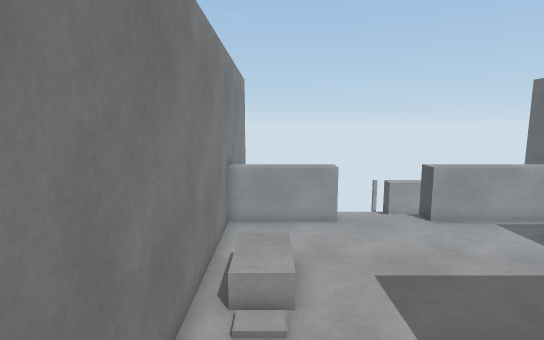
[1] (above)

12 first-person views from a walk through a scene from a Unity 3-D project. The camera is 1.5 m above the floor, tilts 8° down and sees 80° across. The floor is counted in squares, 0.5 m on a side. Each view is taken from the middle of a square. On the plan, view 1 faces up. The plan holds only what a view shows up to about 20 squares ahead; the rest is blank. Some animated figures are not drawn.

[2]
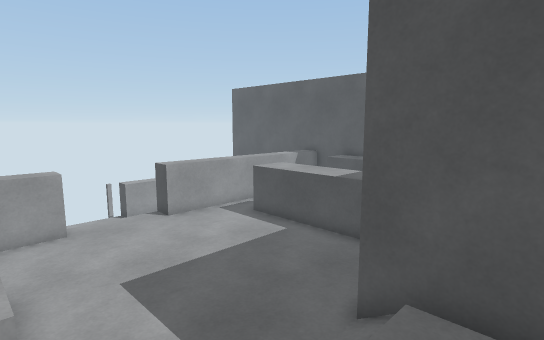

[3]
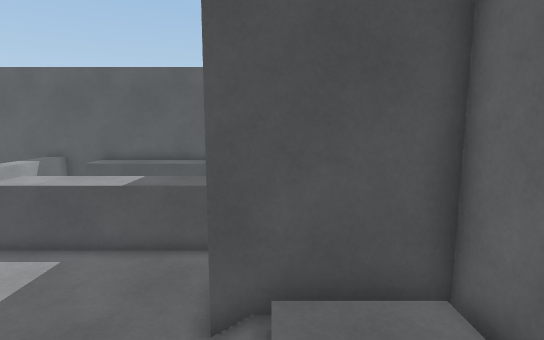

[4]
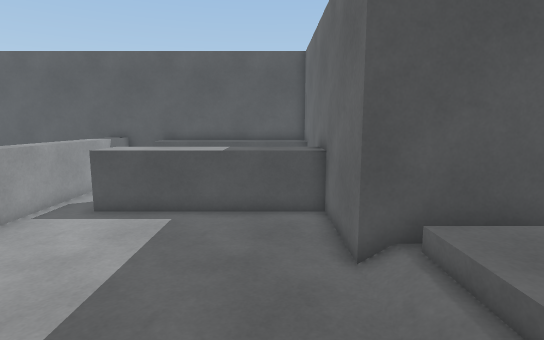

[5]
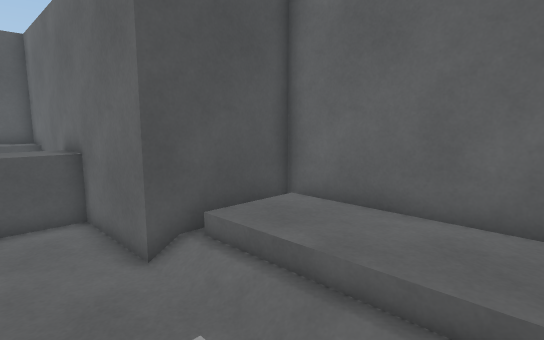

[6]
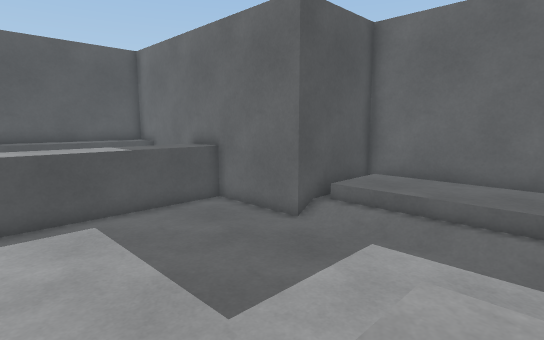

[7]
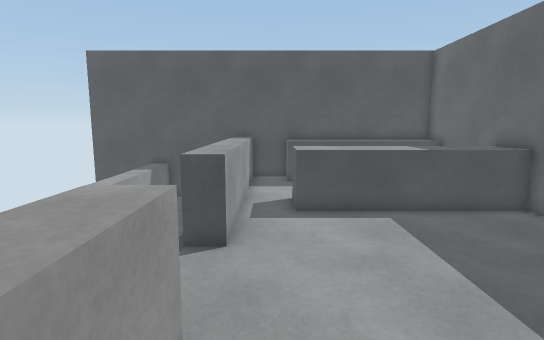

[8]
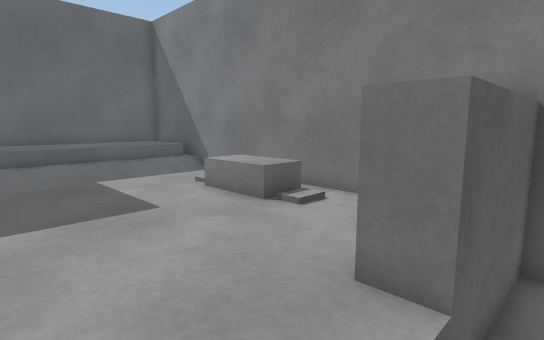

[9]
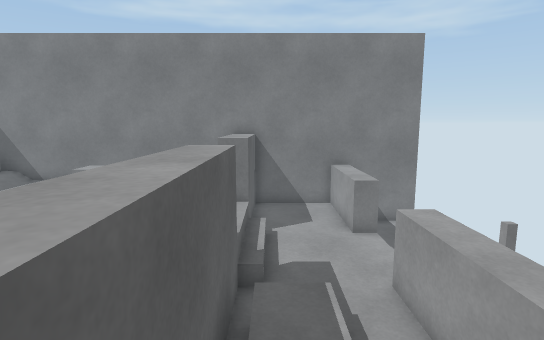

[10]
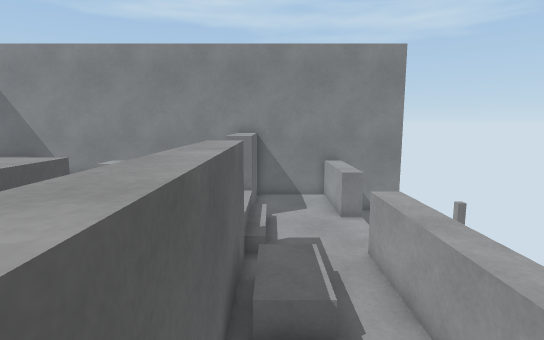

[11]
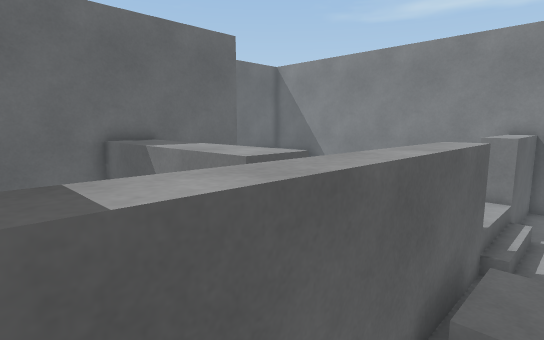

[12]
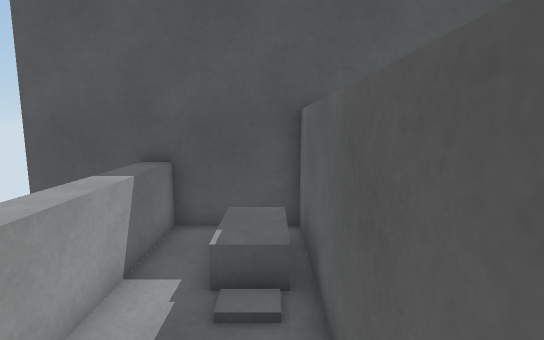

### Floor plan
Key: @ floor where view 1 was taken; # wall or solid block; . main floor; - floor 0.25 m lower than the main floor; : floor 0.5 m higher than the main floor; _ floor 0.5 m lower than the main floor; < floor 1 m lower than the main floor; / step, stairs or slope; = window, fence, low wall or low ledge; ^ raised ledge; O other object.
Columns run from 2 left of view 1 to 17 right of it. Each row starts with its distance up from view 1.
 22 #                  #
 21 #<<     ##         #
 20 #<<<<              #
 19 #^^^^////^^^^^^^^^^^
 18 #^^^^___/^^^^^^^^^^^
 17 #__________________#
 16 #_________////__///#
 15 #____////_/--/__--/#
 14 #####////##==###===#
 13 #^^^^....^^^^^^^^^^^
 12 #..................#
 11 #...........^^^...OO
 10 #...........^^^   OO
  9 #.O.........^^^   OO
  8 #. .........^^^   OO
  7 #.O.........^^^   OO
  6 #...........^^^   OO
  5 #...........^^^   OO
  4 #...........^^^   OO
  3 #///////############
  2 #///////#
  1 #::::::/#
  0 #:@::::/#
 -1 #########

Positions as (right, up) in squares from view 1, and headings:
1: (0, 0), facing up
2: (0, 0), facing up-right
3: (0, 2), facing right
4: (-1, 5), facing right
5: (-1, 6), facing down-right
6: (-1, 11), facing down-right
7: (-1, 12), facing right
8: (6, 15), facing down-left
9: (14, 15), facing left
10: (16, 15), facing left
11: (16, 16), facing down-left
12: (8, 15), facing right
